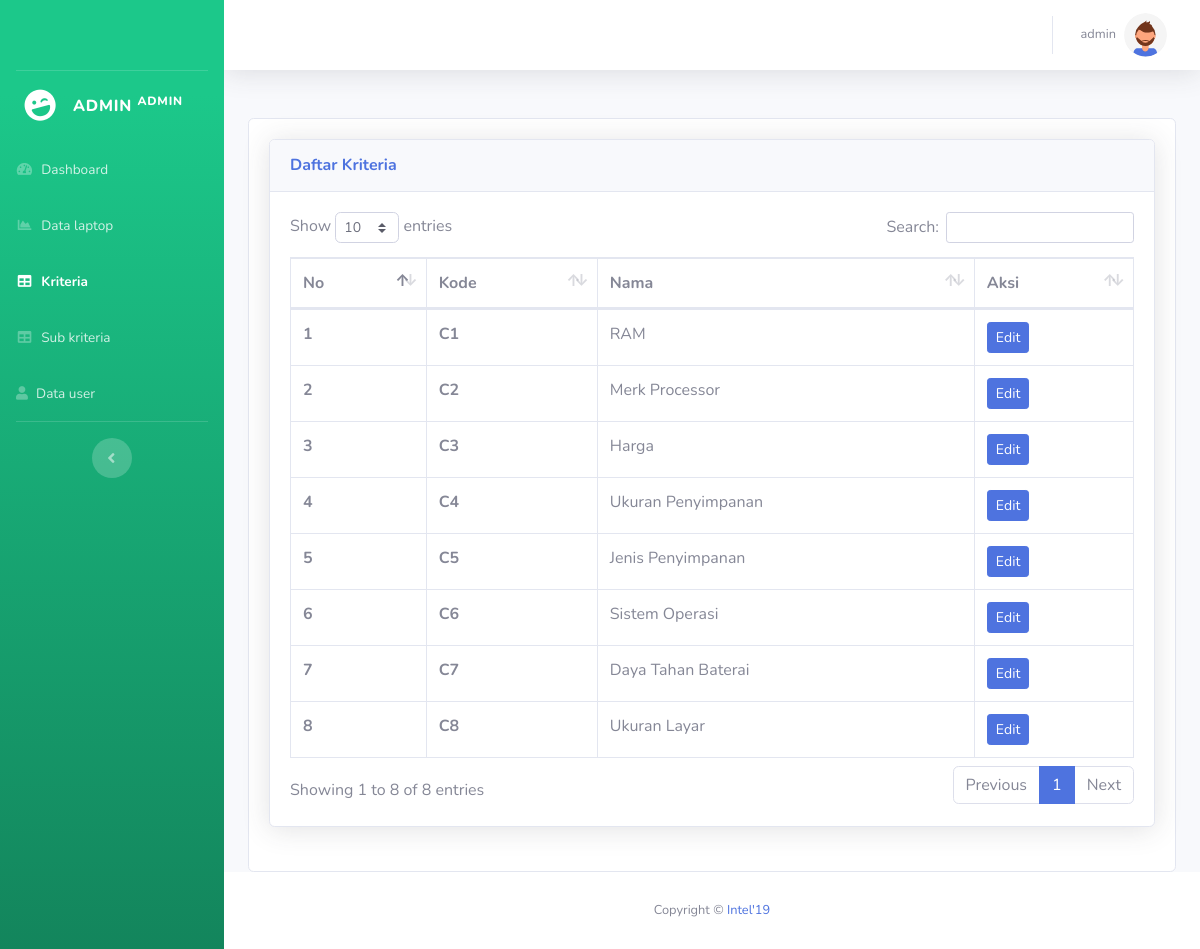
Screenshot of /admin/kriteria.php (signed in) with the database file from the repository.
### tables this page shows
CREATE TABLE `kriteria` (
  `id_kriteria` char(2) NOT NULL,
  `nama_kriteria` varchar(20) NOT NULL
);

### config.php (called while the page is built, shortened)
<?php
function connectDatabase()
{
    $conn = new mysqli(DB_HOST, DB_USERNAME, DB_PASSWORD, DB_NAME);
    return $conn;
}
?>

### admin/functions/kriteria.php (called while the page is built, shortened)
<?php
    require_once '../config.php';
    class Kriteria{
        private $db;
        public function __construct()
        {
            $this->db = connectDatabase();
        }
        public function getKriteria(){
            return $this->db->query("SELECT * FROM `kriteria`");
        }
    }
    $Kriteria = new Kriteria();
?>

### admin/kriteria.php (the view, shortened to what this page needs)
<?php
require_once './header.php';
require_once './functions/kriteria.php';
?>
<?php
$data_Kriteria = $Kriteria->getKriteria();
?>
<div class="row">
    <div class="col-lg-12">
        <div class="card">
            <div class="card-body">
                <div class="card shadow mb-4">
                    <div class="card-header py-3">
                        <h6 class="m-0 font-weight-bold text-primary">Daftar Kriteria</h6>
                    </div>
                    <div class="card-body">
                        <div class="table-responsive">
                            <table class="table table-bordered" id="dataTable" width="100%" cellspacing="0">
                                <thead>
                                    <tr>
                                        <th>No</th>
                                        <th>Kode</th>
                                        <th>Nama</th>
                                        <th>Aksi</th>
                                    </tr>
                                </thead>
                                <tbody>
                                    <?php foreach ($data_Kriteria as $key => $kriteria):?>
                                    <tr>
                                        <th scope="row"><?=$key+1;?></th>
                                        <th scope="row"><?=$kriteria['id_kriteria'];?></th>
                                        <td><?=$kriteria['nama_kriteria'];?></td>
                                        <td>
                                            <button data-toggle="modal"
                                                data-target="#edit<?=$kriteria['id_kriteria'];?>" type="button"
                                                class="btn btn-sm btn-primary">Edit</button>
                                        </td>
                                    </tr>
                                    <?php endforeach;?>
                                </tbody>
                            </table>
                        </div>
                    </div>
                </div>
            </div>
        </div>
    </div>
</div>
<?php require_once './footer.php';?>

### rows the page displays
kriteria: id_kriteria "C1", nama_kriteria "RAM"
kriteria: id_kriteria "C2", nama_kriteria "Merk Processor"
kriteria: id_kriteria "C3", nama_kriteria "Harga"
kriteria: id_kriteria "C4", nama_kriteria "Ukuran Penyimpanan"
kriteria: id_kriteria "C5", nama_kriteria "Jenis Penyimpanan"
kriteria: id_kriteria "C6", nama_kriteria "Sistem Operasi"
kriteria: id_kriteria "C7", nama_kriteria "Daya Tahan Baterai"
kriteria: id_kriteria "C8", nama_kriteria "Ukuran Layar"

### other values shown
$_SESSION['username'] "ADMIN"
$_SESSION['username'] "admin"
